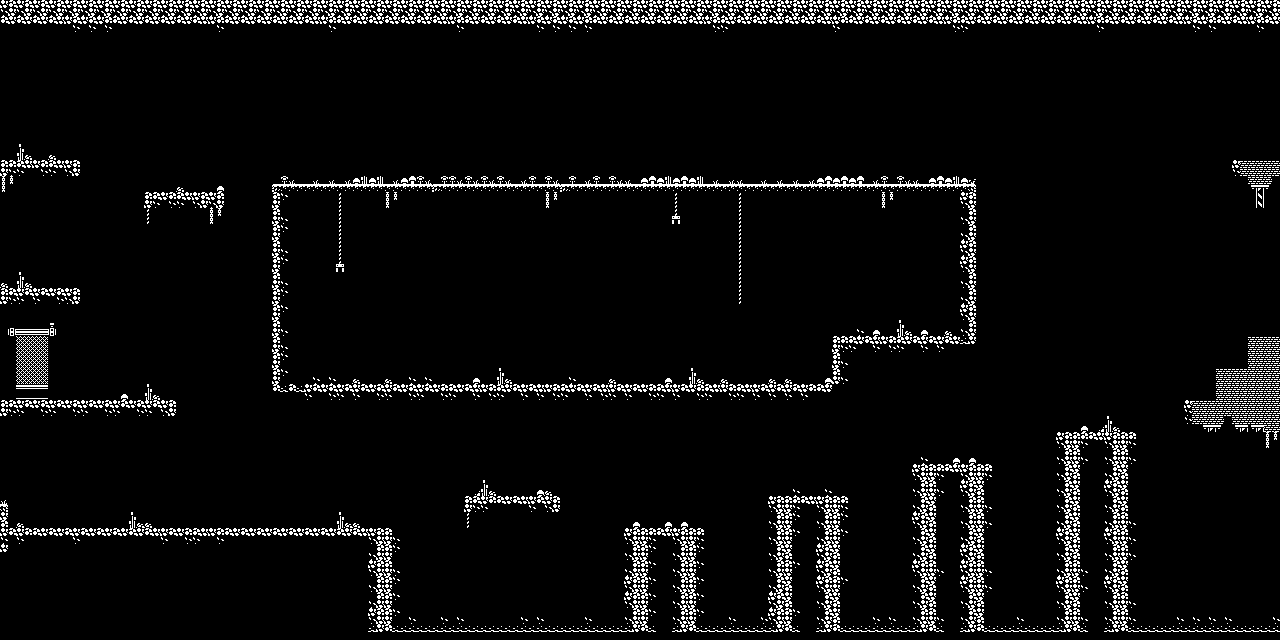

A level layout from a 2D game, rendered from its tile map. Below: a short description, then the map file with tile-grid data replaced by summaries:
An orthogonal 80x40 tile map with 16x16 px tiles, 1 tile layer (map) and 32 objects.

<map version="1.9" tiledversion="1.9.1" orientation="orthogonal" renderorder="right-down" width="80" height="40" tilewidth="16" tileheight="16" infinite="0" nextlayerid="5" nextobjectid="68">
 <tileset firstgid="1" name="bw" tilewidth="16" tileheight="16" tilecount="256" columns="16">
  <image source="../images/world/monochrome-caves.png" width="256" height="256" />
 </tileset>
 <layer id="1" name="map" width="80" height="40">
  <data>[3200 cells, 3200 non-empty, 68 distinct tile ids]</data>
 </layer>
 <objectgroup id="2" name="ground">
  <object id="5" x="8.625" y="527.938" width="383.438" height="7.1875" />
  <object id="6" x="376.739" y="535.304" width="15.4427" height="96.1502" />
  <object id="7" x="464.727" y="496" width="95.2727" height="15.0909" />
  <object id="9" x="632" y="537" width="16.25" height="92" />
  <object id="10" x="624.75" y="528.125" width="79.25" height="8.5" />
  <object id="11" x="680.625" y="536.842" width="15.5" height="91.5326" />
  <object id="12" x="777.063" y="503.875" width="14.9375" height="124.25" />
  <object id="13" x="825" y="504" width="15" height="124.636" />
  <object id="14" x="769" y="496.063" width="79.0909" height="7.66477" />
  <object id="19" x="920.913" y="472.043" width="15.087" height="156.047" />
  <object id="21" x="912.913" y="464.043" width="78.962" height="7.95652" />
  <object id="23" x="968.478" y="472.13" width="15.6126" height="156.688" />
  <object id="25" x="1064.91" y="439.818" width="15.1818" height="188.273" />
  <object id="26" x="1113" y="440.091" width="15.0909" height="187.909" />
  <object id="27" x="1056.91" y="431.909" width="78.9659" height="7.84091" />
  <object id="48" x="1184.88" y="401" width="94.875" height="23.5" />
  <object id="50" x="1215.91" y="369" width="64.0474" height="31.8696" />
  <object id="51" x="1247.97" y="337" width="32.0201" height="31.9667" />
  <object id="54" x="1232.18" y="161.091" width="47.6364" height="25.6364" />
  <object id="55" x="271.818" y="184" width="704.182" height="160.25" />
  <object id="56" x="271.813" y="344.406" width="568.938" height="47.8438" />
  <object id="59" x="144.909" y="192.182" width="78.9091" height="16.7273" />
  <object id="61" x="0.25" y="288.25" width="79.75" height="16.5" />
  <object id="62" x="0.625" y="400.125" width="175.557" height="16.2386" />
  <object id="67" x="0.75" y="160" width="79" height="16.75" />
 </objectgroup>
 <objectgroup id="4" name="gate">
  <object id="64" x="7.63636" y="327.818" width="48.1818" height="8.54545" />
  <object id="65" x="15.9091" y="336.545" width="32.2159" height="63.2045" />
 </objectgroup>
 <objectgroup id="3" name="trap">
  <object id="34" x="392.455" y="625.818" width="239.455" height="6.09091" />
  <object id="35" x="696.273" y="625.727" width="80.6364" height="6.27273" />
  <object id="36" x="840" y="626" width="80.8261" height="5.95652" />
  <object id="40" x="984.125" y="625.906" width="80.75" height="6.09375" />
  <object id="41" x="1128.19" y="626" width="151.769" height="6.04348" />
 </objectgroup>
</map>